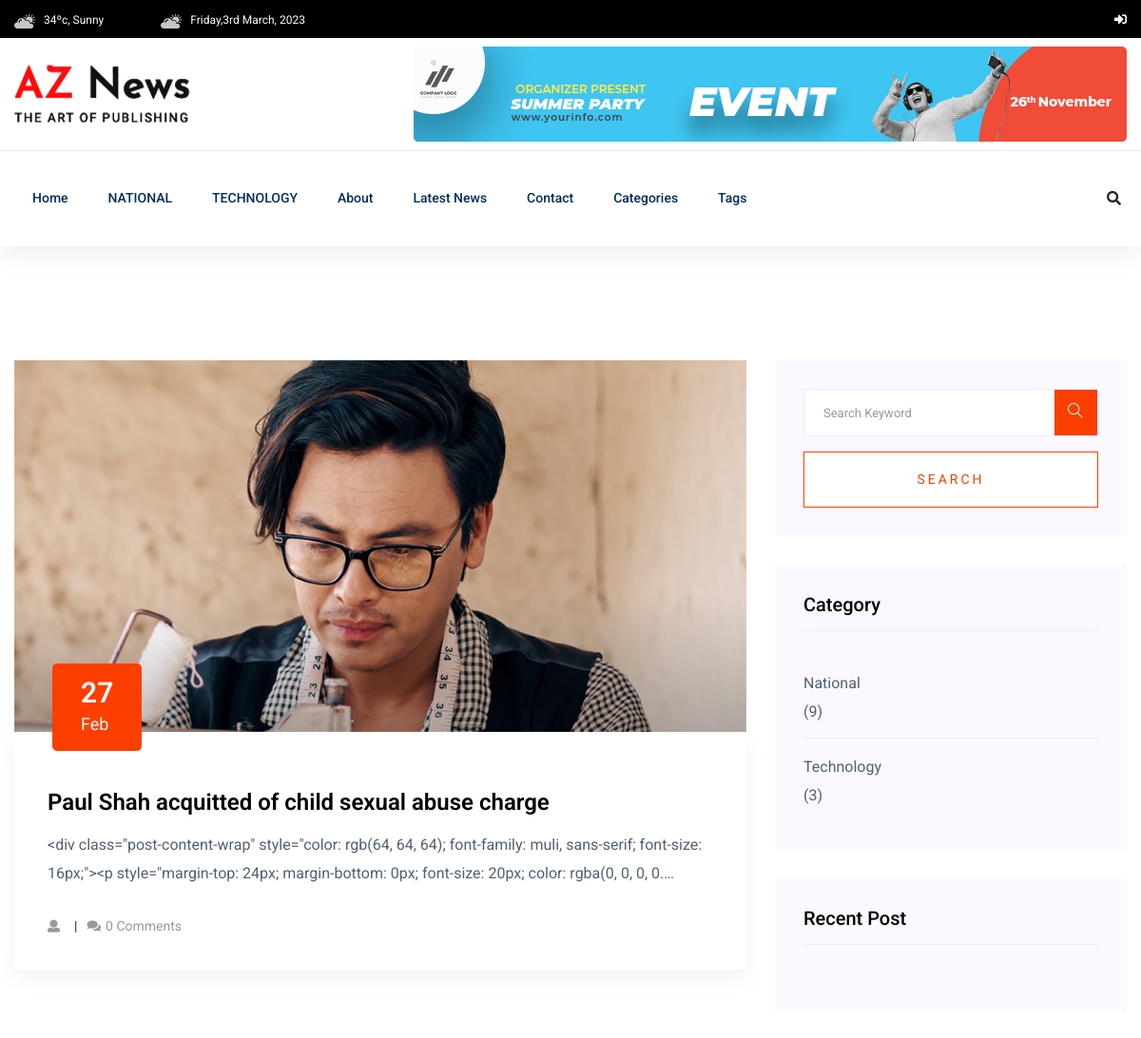
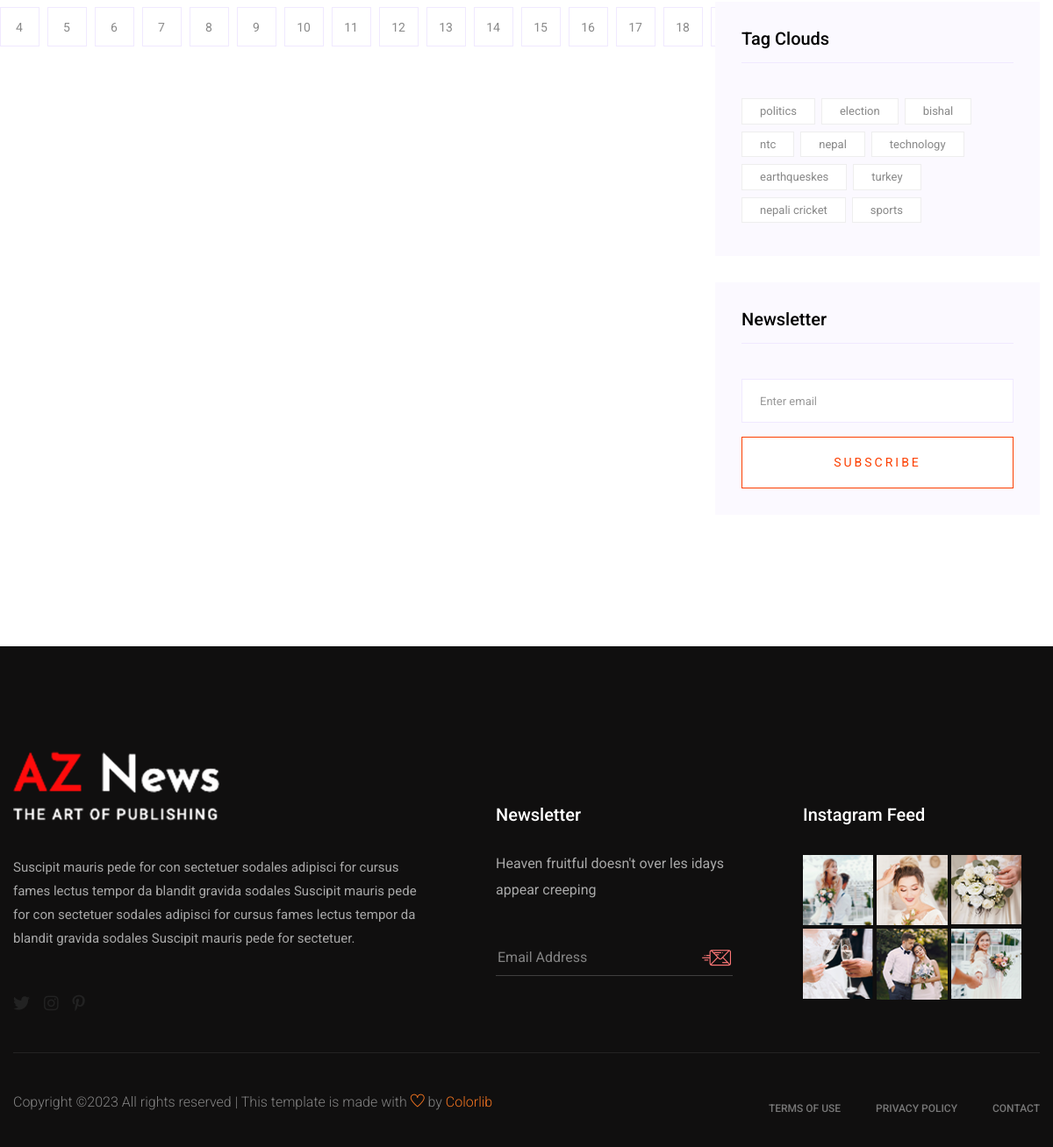
Page /post-list on the committed database (2 pictures, top to bottom).
### newspaper_app/models.py (models this page shows, shortened)
class TimeStampModel(models.Model):
    created_at = models.DateTimeField(auto_now_add=True)
    updated_at = models.DateTimeField(auto_now=True)
    class Meta:
        abstract = True # do not create table for this model

class Category(TimeStampModel):
    name = models.CharField(max_length=20)
    def __str__(self):
        return self.name

class Post(TimeStampModel):
    STATUS_CHOICES =[
        ("active", "Active"),
        ("in_active", "Inactive"),
    ]
    title = models.CharField(max_length=250)
    content = models.TextField()
    featured_image = models.ImageField(upload_to="post_images/%Y/%m/%d", blank=False)
    author = models.ForeignKey("auth.User", on_delete=models.CASCADE)
    published_at = models.DateTimeField(null=True, blank=True)
    status =models.CharField(max_length=20, choices=STATUS_CHOICES, default="active")
    views_count = models.PositiveBigIntegerField(default=0)
    category  = models.ForeignKey(Category, on_delete=models.CASCADE)
    tag = models.ManyToManyField(Tag)
    def latest_comments(self):
        comments = Comment.objects.filter(post=self).order_by("created_at")
        return comments

class Tag(TimeStampModel):
    name = models.CharField(max_length=20)
    created_at = models.DateTimeField(auto_now_add=True)
    updated_at = models.DateTimeField(auto_now=True)

### newspaper_app/views.py (the view)
class PostListView(ListView):
    model = Post
    template_name = "aznews/main/list.html"
    context_object_name = "posts"
    queryset = Post.objects.filter(status="active", published_at__isnull=False).order_by("-published_at")
    paginate_by = 1

### templates/aznews/main/list.html
{% extends "aznews/base.html" %}
{% block content %}
    <section class="blog_area section-padding">
        <div class="container">
            <div class="row">
                <div class="col-lg-8 mb-5 mb-lg-0">
                    <div class="blog_left_sidebar">
                        {% for post in posts %}
                        <article class="blog_item">
                            <div class="blog_item_img">
                                <img class="card-img rounded-0" src="{{ post.featured_image.url }}" alt="">
                                <a href="#" class="blog_item_date">
                                    <h3>{{ post.published_at|date:"d" }}</h3>
                                    <p>{{ post.published_at|date:"M" }}</p>
                                </a>
                            </div>
                            <div class="blog_details">
                                <a class="d-inline-block" href="{% url 'post-detail' post.pk %}">
                                    <h2>{{ post.title }}</h2>
                                </a>
                                <p>{{ post.content|truncatechars:200 }}</p>
                                <ul class="blog-info-link">
                                    <li><a href="#"><i class="fa fa-user"></i>{{ post.tag.all|join:"," }}</a></li>
                                    <li><a href="#"><i class="fa fa-comments"></i>{{ post.latest_comments.count }} Comments</a></li>
                                </ul>
                            </div>
                        </article>
                        {% endfor %}
                        {% include "aznews/main/pagination.html" %}
                    </div>
                </div>
                <div class="col-lg-4">
                    <div class="blog_right_sidebar">
                        {% include "aznews/main/detail/right/search.html"%}
                        {% include "aznews/main/detail/right/category.html"%}
                        {% include "aznews/main/detail/right/popular.html"%}
                        {% include "aznews/main/detail/right/tag.html"%}
                        {% include "aznews/main/detail/right/newsletter.html"%}
                    </div>
                </div>
            </div>
        </div>
    </section>
{% endblock content %}

### templates/aznews/header/header.html (shortened to what this page needs)
{% load static %}
<header>
   <div class="header-area">
        <div class="main-header ">
            <div class="header-top black-bg d-none d-md-block">
               <div class="container">
                   <div class="col-xl-12">
                        <div class="row d-flex justify-content-between align-items-center">
                            <div class="header-info-left">
                                <ul>
                                    <li><img src="{%static 'assets/img/icon/header_icon1.png'%}" alt="">34ºc, Sunny </li>
                                    <li><img src="{%static 'assets/img/icon/header_icon1.png'%}" alt="">{% now "l,jS F, Y" %}</li>
                                </ul>
                            </div>
                            <div class="header-info-right">
                                <ul class="header-social">
                                    {% if user.is_authenticated %}
                                    <li> <a href="{% url 'category-create' %}"><i class="fas fa-newspaper"></i></a></li>
                                    <li> <a href="{% url 'tag-create' %}"><i class="fas fa-tags"></i></a></li>
                                    <li><a href="{% url 'post-create' %}"><i class="fas fa-plus"></i></a></li>
                                    <li><a href="{% url 'draft-list' %}"><i class="fas fa-tasks"></i></a></li>
                                    <li> <a href="{% url 'logout' %}"><i class="fas fa-sign-out-alt"></i></a></li>
                                    {% else %}
                                    <li><a href="{% url 'login' %}"><i class="fas fa-sign-in-alt"></i></a></li>
                                   {% endif %}
                                </ul>
                            </div>
                        </div>
                   </div>
               </div>
            </div>
            <div class="header-mid d-none d-md-block">
               <div class="container">
                    <div class="row d-flex align-items-center">
                        <div class="col-xl-3 col-lg-3 col-md-3">
                            <div class="logo">
                                <a href="index.html"><img src="{%static 'assets/img/logo/logo.png'%}" alt=""></a>
                            </div>
                        </div>
                        <div class="col-xl-9 col-lg-9 col-md-9">
                            <div class="header-banner f-right ">
                                <img src="{%static 'assets/img/hero/header_card.jpg' %}" alt="">
                            </div>
                        </div>
                    </div>
               </div>
            </div>
           <div class="header-bottom header-sticky">
                <div class="container">
                    <div class="row align-items-center">
                        <div class="col-xl-10 col-lg-10 col-md-12 header-flex">
                            <div class="main-menu d-none d-md-block">
                                <nav>
                                    <ul id="navigation">
                                        <li><a href="/">Home</a></li>
                                        {% for top_category in top_categories %}
                                        <li>
                                            <a href="{% url 'post-by-category' top_category.pk %}">{{ top_category.name}}</a>
                                        </li>
                                        {% endfor %}
                                        <li><a href="{% url 'about' %}">About</a></li>
                                        <li><a href="{% url 'post-list' %}">Latest News</a></li>
                                        <li><a href="{% url 'contact' %}">Contact</a></li>
                                        <li><a href="">categories</a>
                                        </li>
                                        <li><a href="#">Tags</a>
                                        </li>
                                    </ul>
                                </nav>
                            </div>
                        </div>
                        <div class="col-xl-2 col-lg-2 col-md-4">
                            <div class="header-right-btn f-right d-none d-lg-block">
                                <i class="fas fa-search special-tag"></i>
                            </div>
                        </div>
                        <div class="col-12">
                        </div>
                    </div>
                </div>
           </div>
        </div>
   </div>
</header>

### templates/aznews/main/detail/right/category.html
<aside class="single_sidebar_widget post_category_widget">
    <h4 class="widget_title">Category</h4>
    <ul class="list cat-list">
      {% for top_category in whats_new_categories  %}
       <li>
          <a href="#" class="">
             <p>{{top_category.name|title}}</p>
             <p>({{ top_category.post_set.count }})</p>
          </a>
       </li>
      {% endfor %}
    </ul>
 </aside>

### templates/aznews/main/detail/right/tag.html
<aside class="single_sidebar_widget tag_cloud_widget">
    <h4 class="widget_title">Tag Clouds</h4>
    <ul class="list">
      {% for tag in tags %}
       <li>
          <a href="#">{{ tag.name }}</a>
       </li>
       {% endfor %}
    </ul>
 </aside>

### rows in the picture
Category: name "NATIONAL", name "National", post_set.count "9"
Category: name "TECHNOLOGY", name "Technology", post_set.count "3"
Post: featured_image (picture), published_at "27", published_at "Feb", title "Paul Shah acquitted of child sexual abuse charge", content "<div class=\"post-content-wrap\" style=\"color: rgb(64, 64, 64); font-family: muli, sans-serif; font-size: 16px;\"><p style=\"margin-top: 24px; margin-bottom: 0px; font-size: 20px; color: rgba(0, 0, 0, 0.…", latest_comments.count "0"
Tag: name "politics"
Tag: name "election"
Tag: name "bishal"
Tag: name "ntc"
Tag: name "nepal"
Tag: name "technology"
Tag: name "earthqueskes"
Tag: name "turkey"
Tag: name "nepali cricket"
Tag: name "sports"

### other values in the picture
{{ i }} "4" "5" "6" "7" "8" "9" "10" "11" "12" "13" "14" "15" "16" "17" "18"
